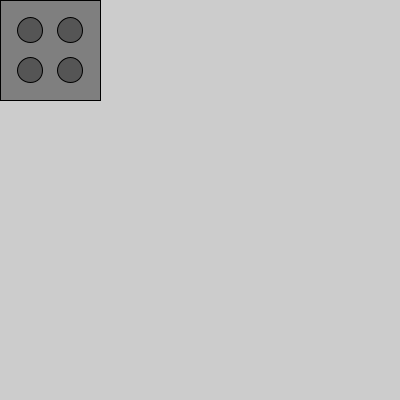
Frame 1 (no input)
Frame 60 (the mouse pressed at the canvas centre just before this capture): identical to frame 1, image omitted
Frame 120 (the mouse held since frame 60 and released just before this capture): identical to frame 1, image omitted

The Processing sketch that drew this single still picture (run headless with seeded random() and noise(); from frame 60 on, the mouse is pressed at the canvas centre):

// Processing sketch: Rect_4Circles02
// ── Rect_4Circles02.pde

//this sets the sketch up
void setup() {
  println("setup");
  size(400,400);
  //background(255);
  //noStroke();
}

//this runs the whole time in a loop
void draw() {
  println("running");
  fill(127); 
  //my Rect
  rect(0,0,100,100);
  //draw they Eyes
  fill(85);
  
  //1st Row
  ellipse(30,30,25,25);
  ellipse(70,30,25,25);
  //2nd Row
  ellipse(30,70,25,25);
  ellipse(70,70,25,25);
}
